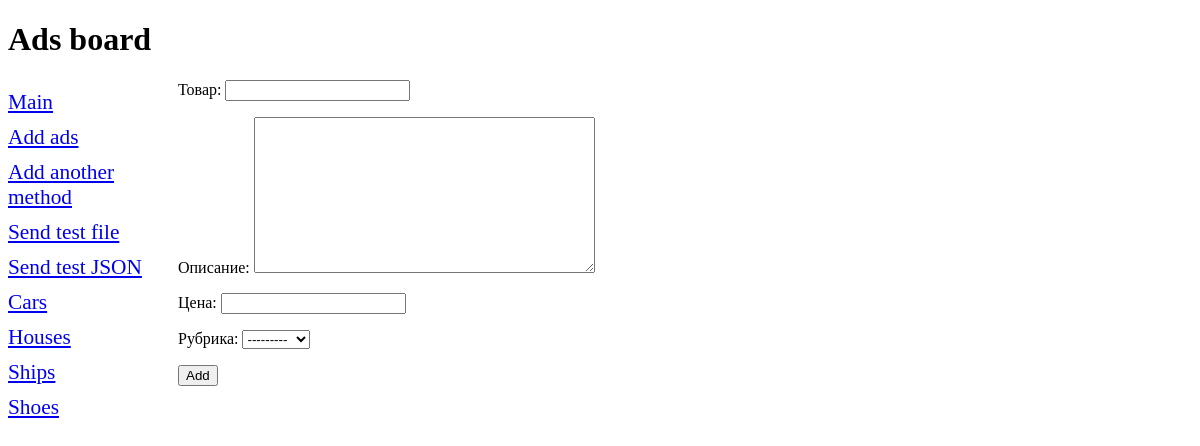
The page /bboard/add/ on the database its author committed.
### bboard/models.py (models this page shows)
class Rubric(models.Model):
    name = models.CharField(max_length=50, db_index=True, verbose_name='Название')
    class Meta:
        verbose_name_plural = 'Рубрики'
        verbose_name = 'Рубрика'
        ordering = ['name']
    def __str__(self):
        return self.name

### bboard/views.py (the view)
# urls.py: path('add/', BbCreateView.as_view(), name='add'),
class BbCreateView(CreateView):
    template_name = 'bboard/create.html'
    form_class = BbForm
    success_url = reverse_lazy('bboard:index')  # '/bboard/'
    def get_context_data(self, **kwargs):
        context = super().get_context_data(**kwargs)
        context['rubrics'] = Rubric.objects.all()
        context['mode'] = False
        return context

### bboard/forms.py
class BbForm(ModelForm):
    class Meta:
        model = Bb
        fields = ('title', 'content', 'price', 'rubric')

### bboard/templates/bboard/create.html (shortened to what this page needs)
{% extends 'layout/base.html' %}
{% block content %}
  <form method="post">
    {{ form.as_p }}
    <input type="submit" value="Add">
  </form>
{% endblock %}

### bboard/templates/layout/base.html (shortened to what this page needs)
{% load static %}
<!DOCTYPE html>
<html lang="en" dir="ltr">
  <head>
    <link rel="stylesheet" type="text/css" href="{% static 'bboard\style.css' %}">
  </head>
  <body>
    <h1>Ads board</h1>
    <nav>
      <a href="{% url 'bboard:index' %}">Main</a>
      <a href="{% url 'bboard:add' %}">Add ads</a>
      <a href={% url 'bboard:aas' %}>Add another method</a>
      <a href= {% url 'bboard:send_file' %} >Send test file</a>
      <a href= {% url 'bboard:send_json' %} >Send test JSON</a>
      {% for rubric in rubrics %}
      <a href="{% url 'bboard:by_rubric' rubric.pk %}">{{ rubric.name }}</a>
      {% endfor %}
    </nav>
    <section>
      {% block content %}
      {% endblock content %}
    </section>
  </body>
</html>

### bboard/static/bboard/style.css (style rules this page uses)
nav { font-size: 16pt; width: 150px; float: left; }
nav a { display: block; margin: 10px 0px; }
section { margin-left: 170px; }

### rows shown on the page
Rubric: name "Cars"
Rubric: name "Houses"
Rubric: name "Ships"
Rubric: name "Shoes"
